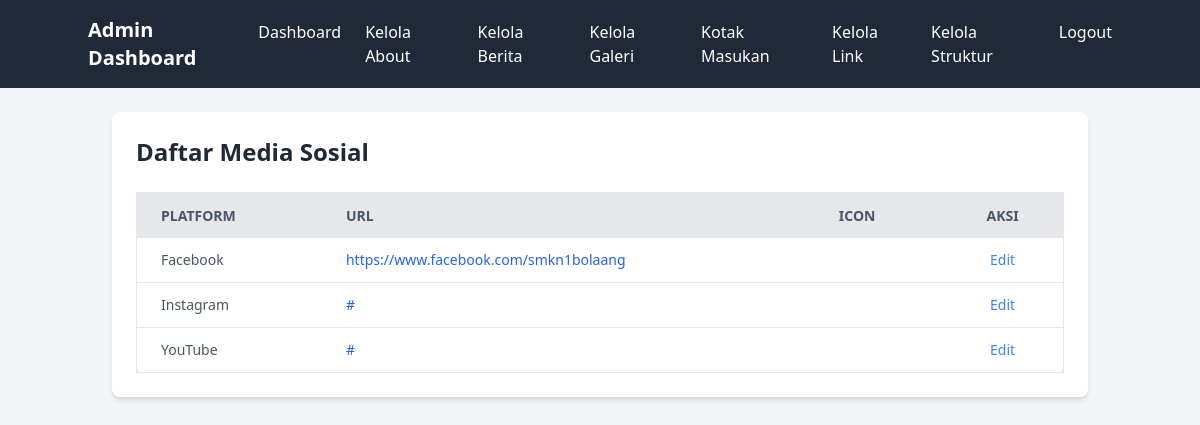
Before: /admin/manage_sosmed.php (signed in) with the older database file.
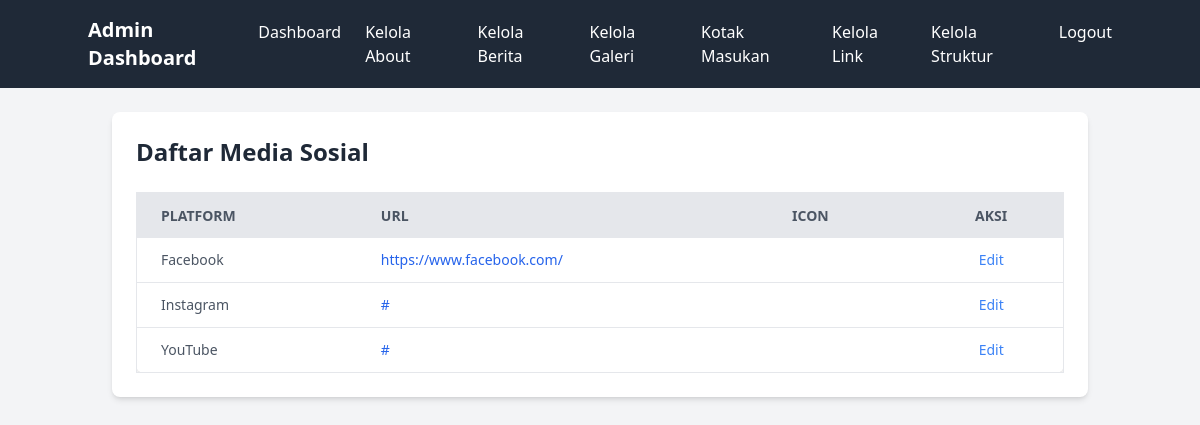
After: the same page with the newer database file.
### tables this page shows
CREATE TABLE `social_media_links` (
  `id` int(11) NOT NULL,
  `platform` varchar(50) NOT NULL,
  `url` varchar(255) NOT NULL,
  `icon` varchar(50) NOT NULL,
  `is_active` tinyint(1) DEFAULT 1,
  `created_at` timestamp NOT NULL DEFAULT current_timestamp(),
  `updated_at` timestamp NOT NULL DEFAULT current_timestamp() ON UPDATE current_timestamp()
);

### admin/manage_sosmed.php (the view, shortened to what this page needs)
<?php
require_once('../config.php');
$stmt = $pdo->query("SELECT * FROM social_media_links WHERE is_active = TRUE");
$socialLinks = $stmt->fetchAll(PDO::FETCH_ASSOC);
?>
<!DOCTYPE html>
<html lang="en">
<head>
    <link href="../assets/css/output.css" rel="stylesheet">
    <link href="https://cdnjs.cloudflare.com/ajax/libs/font-awesome/6.0.0-beta3/css/all.min.css" rel="stylesheet">
</head>
<!DOCTYPE html>
<html lang="en">
<head>
    <link href="../assets/css/output.css" rel="stylesheet">
    <link href="https://cdnjs.cloudflare.com/ajax/libs/font-awesome/6.0.0-beta3/css/all.min.css" rel="stylesheet">
</head>
<body class="bg-gray-100">
    <?php include('../admin/components/navbar.php'); ?>
    <main class="container mx-auto p-6">
        <section class="bg-white p-6 rounded-lg shadow-md">
            <div class="flex justify-between items-center mb-6">
                <h2 class="text-2xl font-bold text-gray-800">Daftar Media Sosial</h2>
            </div>
            <div class="overflow-x-auto">
                <table class="min-w-full bg-white border border-gray-200 rounded-lg shadow-md">
                    <thead>
                        <tr class="bg-gray-200 text-gray-600 uppercase text-sm leading-normal">
                            <th class="py-3 px-6 text-left">Platform</th>
                            <th class="py-3 px-6 text-left">URL</th>
                            <th class="py-3 px-6 text-left">Icon</th>
                            <th class="py-3 px-6 text-center">Aksi</th>
                        </tr>
                    </thead>
                    <tbody class="text-gray-600 text-sm font-light">
                        <?php foreach ($socialLinks as $link): ?>
                            <tr class="border-b border-gray-200 hover:bg-gray-100">
                                <td class="py-3 px-6 text-left"><?php echo htmlspecialchars($link['platform']); ?></td>
                                <td class="py-3 px-6 text-left">
                                    <a href="<?php echo htmlspecialchars($link['url']); ?>" target="_blank" rel="noopener noreferrer" class="text-blue-600 hover:text-blue-800">
                                        <?php echo htmlspecialchars($link['url']); ?>
                                    </a>
                                </td>
                                <td class="py-3 px-6 text-left"><i class="<?php echo htmlspecialchars($link['icon']); ?>"></i></td>
                                <td class="py-3 px-6 text-center">
                                    <button class="edit-btn text-blue-500 hover:text-blue-700"
                                        data-id="<?php echo $link['id']; ?>"
                                        data-platform="<?php echo htmlspecialchars($link['platform']); ?>"
                                        data-url="<?php echo htmlspecialchars($link['url']); ?>"
                                        data-icon="<?php echo htmlspecialchars($link['icon']); ?>">
                                        Edit
                                    </button>
                                </td>
                            </tr>
                        <?php endforeach; ?>
                    </tbody>
                </table>
            </div>
        </section>
    </main>
</body>
</html>
</html>

### admin/components/navbar.php (shortened to what this page needs)
<!DOCTYPE html>
<html lang="id">
<head>
    <link href="../../assets/css/output.css" rel="stylesheet">
</head>
<body class="bg-gray-100 font-sans">
    <header class="bg-gray-800 text-white p-4">
        <div class="container mx-auto flex items-center justify-between">
            <h1 class="text-xl font-semibold">Admin Dashboard</h1>
            <nav id="menu" class="hidden lg:flex lg:items-center lg:space-x-6">
                <ul class="flex space-x-6">
                    <li><a href="index.php" class="hover:text-gray-400">Dashboard</a></li>
                    <li><a href="../admin/manage_about.php" class="hover:text-gray-400">Kelola About</a></li>
                    <li><a href="../admin/manage_news.php" class="hover:text-gray-400">Kelola Berita</a></li>
                    <li><a href="../admin/manage_gallery.php" class="hover:text-gray-400">Kelola Galeri</a></li>
                    <li><a href="../admin/kotak_masukan.php" class="hover:text-gray-400">Kotak Masukan</a></li>
                    <li><a href="../admin/manage_sosmed.php" class="hover:text-gray-400">Kelola Link</a></li>
                    <li><a href="../admin/manage_struktur.php" class="hover:text-gray-400">Kelola Struktur</a></li>
                    <li><a href="../functions/logout.php" class="hover:text-gray-400">Logout</a></li>
                </ul>
            </nav>
        </div>
    </header>
</body>
</html>

Changed rows visible on the page:
changed social_media_links "Facebook": url "https://www.facebook.com/smkn1bolaang" → "https://www.facebook.com/"
